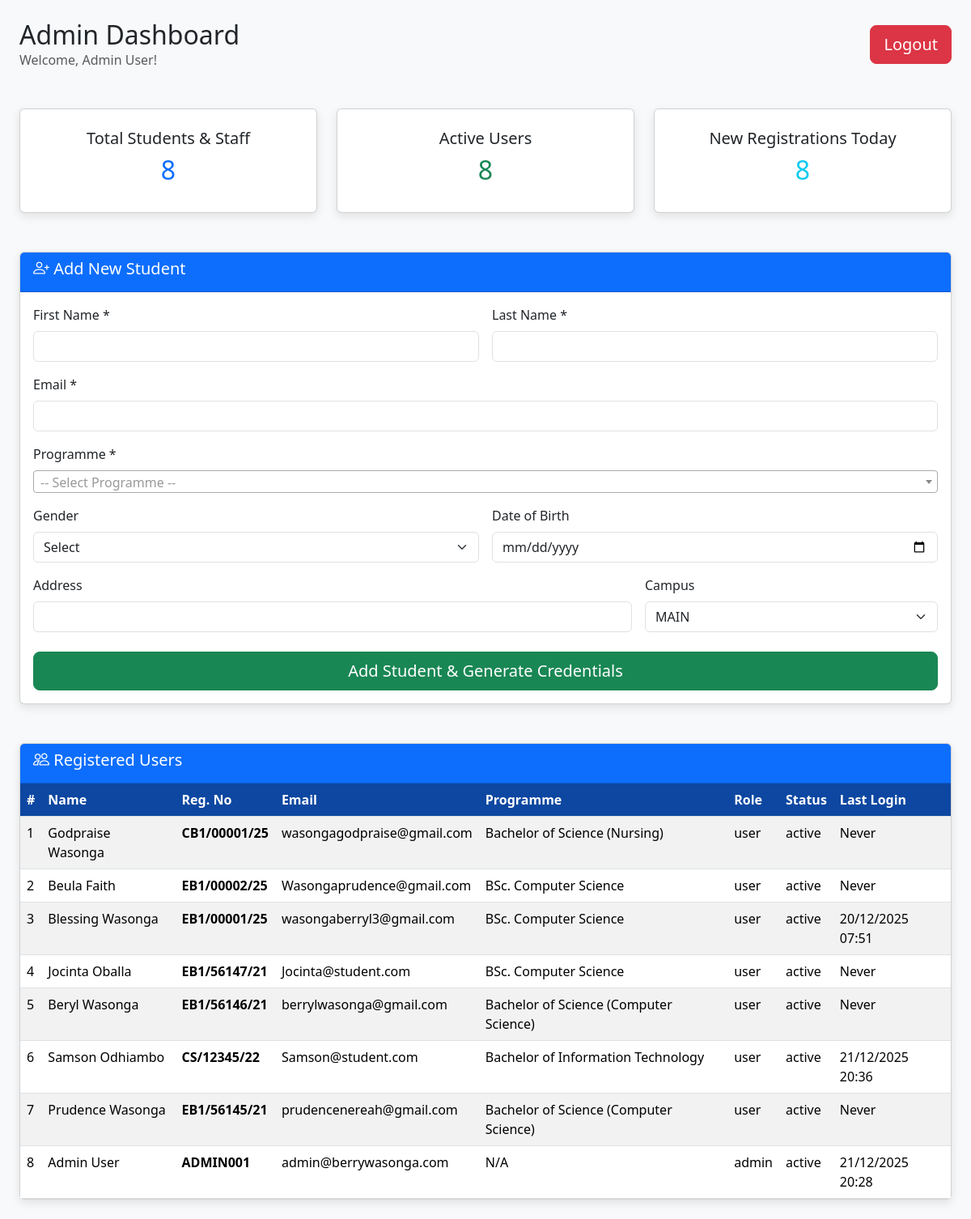
Screenshot of /admin.php (signed in) with the database file from the repository.
### tables this page shows
CREATE TABLE `users` (
  `id` int(11) NOT NULL,
  `first_name` varchar(50) NOT NULL DEFAULT '',
  `last_name` varchar(50) NOT NULL DEFAULT '',
  `email` varchar(255) NOT NULL,
  `reg_no` varchar(50) DEFAULT NULL,
  `password` varchar(255) NOT NULL,
  `role` varchar(20) NOT NULL DEFAULT 'user',
  `status` enum('active','inactive') NOT NULL DEFAULT 'active',
  `last_login` timestamp NULL DEFAULT NULL,
  `created_at` timestamp NOT NULL DEFAULT current_timestamp(),
  `fullname` varchar(100) GENERATED ALWAYS AS (concat(`first_name`,' ',`last_name`)) STORED,
  `gender` enum('Male','Female','Other') DEFAULT NULL,
  `dob` date DEFAULT NULL,
  `address` varchar(255) DEFAULT NULL,
  `campus` varchar(50) DEFAULT 'MAIN',
  `programme` varchar(150) DEFAULT NULL,
  `attempted_units` int(11) DEFAULT 0,
  `registered_units` int(11) DEFAULT 0
);

### admin.php (the view, shortened to what this page needs)
<?php
include("config.php");
$full_name = trim($_SESSION['first_name'] . ' ' . $_SESSION['last_name']);
$admin_name = $full_name;
$total_stmt = $conn->prepare("SELECT COUNT(*) FROM users");
$total_stmt->execute();
$total_users = $total_stmt->get_result()->fetch_row()[0];
$active_stmt = $conn->prepare("SELECT COUNT(*) FROM users WHERE status = 'active'");
$active_stmt->execute();
$active_users = $active_stmt->get_result()->fetch_row()[0];
$users_stmt = $conn->prepare("SELECT id, first_name, last_name, email, reg_no, programme, role, status, last_login FROM users ORDER BY created_at DESC");
$users_stmt->execute();
$users_result = $users_stmt->get_result();
$users = $users_result->fetch_all(MYSQLI_ASSOC);
?>
<!DOCTYPE html>
<html lang="en">
<head>
    <link href="https://cdn.jsdelivr.net/npm/bootstrap@5.3.3/dist/css/bootstrap.min.css" rel="stylesheet">
    <link href="https://cdn.jsdelivr.net/npm/bootstrap-icons@1.11.3/font/bootstrap-icons.css" rel="stylesheet">
</head>
<body class="p-4">
<div class="d-flex justify-content-between align-items-center mb-5">
    <div>
        <h2 class="mb-0">Admin Dashboard</h2>
        <p class="text-muted mb-0">Welcome, <?php echo htmlspecialchars($admin_name); ?>!</p>
    </div>
    <a href="logout.php" class="btn btn-danger btn-lg">Logout</a>
</div>
<div class="row mb-5">
    <div class="col-md-4">
        <div class="card text-center p-4">
            <h5>Total Students & Staff</h5>
            <h2 class="text-primary"><?php echo $total_users; ?></h2>
        </div>
    </div>
    <div class="col-md-4">
        <div class="card text-center p-4">
            <h5>Active Users</h5>
            <h2 class="text-success"><?php echo $active_users; ?></h2>
        </div>
    </div>
    <div class="col-md-4">
        <div class="card text-center p-4">
            <h5>New Registrations Today</h5>
            <h2 class="text-info"><?php echo $active_users; ?></h2>
        </div>
    </div>
</div>
<div class="card mb-5">
    <div class="card-header bg-primary text-white">
        <h5><i class="bi bi-person-plus"></i> Add New Student</h5>
    </div>
    <div class="card-body">
        <form method="post">
            <div class="row g-3">
                <div class="col-md-6">
                    <label class="form-label">First Name *</label>
                    <input type="text" name="first_name" class="form-control" required>
                </div>
                <div class="col-md-6">
                    <label class="form-label">Last Name *</label>
                    <input type="text" name="last_name" class="form-control" required>
                </div>
                <div class="col-md-12">
                    <label class="form-label">Email *</label>
                    <input type="email" name="email" class="form-control" required>
                </div>
                <div class="col-md-12">
                    <label class="form-label">Programme *</label>
                </div>
                <div class="col-md-6">
                    <label class="form-label">Gender</label>
                    <select name="gender" class="form-select">
                        <option value="">Select</option>
                    </select>
                </div>
                <div class="col-md-6">
                    <label class="form-label">Date of Birth</label>
                    <input type="date" name="dob" class="form-control">
                </div>
                <div class="col-md-8">
                    <label class="form-label">Address</label>
                    <input type="text" name="address" class="form-control">
                </div>
                <div class="col-md-4">
                    <label class="form-label">Campus</label>
                    <select name="campus" class="form-select">
                        <option value="MAIN">MAIN</option>
                    </select>
                </div>
            </div>
            <button type="submit" class="btn btn-success btn-lg w-100 mt-4">Add Student & Generate Credentials</button>
        </form>
    </div>
</div>
<div class="card">
    <div class="card-header bg-primary text-white">
        <h5><i class="bi bi-people"></i> Registered Users</h5>
    </div>
    <div class="card-body p-0">
        <div class="table-responsive">
            <table class="table table-striped mb-0">
                <thead>
                    <tr>
                        <th>#</th>
                        <th>Name</th>
                        <th>Reg. No</th>
                        <th>Email</th>
                        <th>Programme</th>
                        <th>Role</th>
                        <th>Status</th>
                        <th>Last Login</th>
                    </tr>
                </thead>
                <tbody>
                    <?php foreach ($users as $i => $u): ?>
                        <?php
                        $u_name = trim($u['first_name'] . ' ' . $u['last_name']);
                        ?>
                        <tr>
                            <td><?php echo $i + 1; ?></td>
                            <td><?php echo htmlspecialchars($u_name); ?></td>
                            <td><strong><?php echo htmlspecialchars($u['reg_no'] ?? 'N/A'); ?></strong></td>
                            <td><?php echo htmlspecialchars($u['email']); ?></td>
                            <td><?php echo htmlspecialchars($u['programme'] ?? 'N/A'); ?></td>
                            <td><?php echo $u['role']; ?></td>
                            <td><?php echo $u['status']; ?></td>
                            <td><?php echo $u['last_login'] ? date('d/m/Y H:i', strtotime($u['last_login'])) : 'Never'; ?></td>
                        </tr>
                    <?php endforeach; ?>
                </tbody>
            </table>
        </div>
    </div>
</div>
<link href="https://cdn.jsdelivr.net/npm/select2@4.1.0-rc.0/dist/css/select2.min.css" rel="stylesheet"/>
</body>
</html>

### admin.php (style rules this page uses)
body { background-color: #f8f9fa; }
.card { box-shadow: 0 4px 12px rgba(0,0,0,0.1); }
.table th { background-color: #0d47a1; color: white; }

### rows the page displays
users: u_name "Godpraise Wasonga", reg_no "CB1/00001/25", email "wasongagodpraise@gmail.com", programme "Bachelor of Science (Nursing)", role "user", status "active", shows "Never"
users: u_name "Beula Faith", reg_no "EB1/00002/25", email "Wasongaprudence@gmail.com", programme "BSc. Computer Science", role "user", status "active", shows "Never"
users: u_name "Blessing Wasonga", reg_no "EB1/00001/25", email "wasongaberryl3@gmail.com", programme "BSc. Computer Science", role "user", status "active", last_login "20/12/2025 07:51"
users: u_name "Jocinta Oballa", reg_no "EB1/56147/21", email "Jocinta@student.com", programme "BSc. Computer Science", role "user", status "active", shows "Never"
users: u_name "Beryl Wasonga", reg_no "EB1/56146/21", email "berrylwasonga@gmail.com", programme "Bachelor of Science (Computer Science)", role "user", status "active", shows "Never"
users: u_name "Samson Odhiambo", reg_no "CS/12345/22", email "Samson@student.com", programme "Bachelor of Information Technology", role "user", status "active", last_login "21/12/2025 20:36"
users: u_name "Prudence Wasonga", reg_no "EB1/56145/21", email "prudencenereah@gmail.com", programme "Bachelor of Science (Computer Science)", role "user", status "active", shows "Never"
users: u_name "Admin User", reg_no "ADMIN001", email "admin@berrywasonga.com", programme "N/A", role "admin", status "active", last_login "21/12/2025 20:28"

### other values shown
$admin_name "Admin User"
$total_users "8"
$active_users "8"
